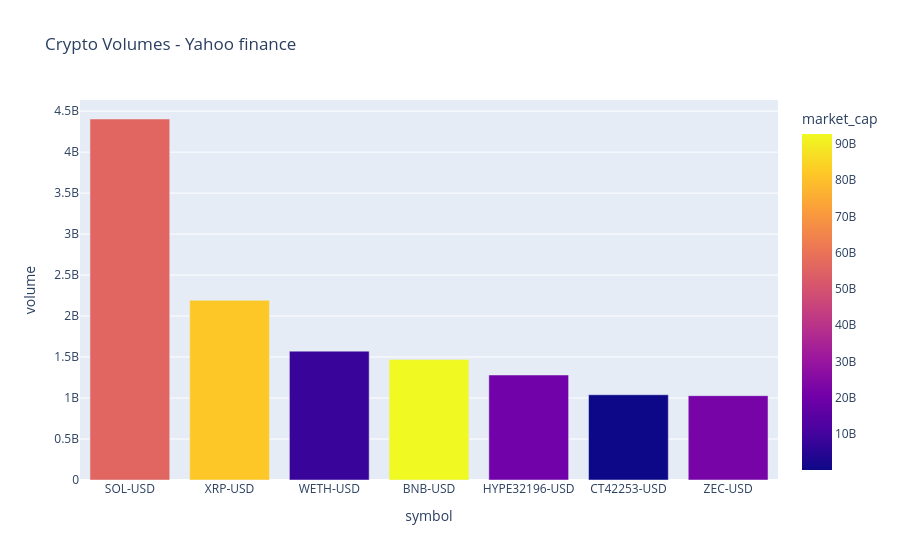

The cell this chart's notebook holds for it:
### Code cell
df = crypto_volumes()

save_crypto_volume(df)
plot_volume(df)

### Figure 1 — Plotly figure (JSON) as saved in the notebook; plotly's stock layout.template omitted (floating-point values rounded to 4 significant figures)
{"data": [{"customdata": [["Solana USD", -0.6, "55.746B"], ["XRP USD", -0.0, "81.893B"], ["WETH USD", 58.1, "8.024B"], ["BNB USD", -4.0, "92.774B"], ["Hyperliquid USD", -5.2, "20.483B"], ["Concrete USD", -0.0, "0.023768B"], ["Zcash USD", -31.9, "21.881B"]], "hovertemplate": "symbol=%{x}<br>volume=%{y}<br>name=%{customdata[0]}<br>price=%{customdata[1]}<br>market_capitalization=%{customdata[2]}<br>market_cap=%{marker.color}<extra></extra>", "legendgroup": "", "marker": {"color": [55750000000.0, 81890000000.0, 8024000000.0, 92770000000.0, 20480000000.0, 23770000.0, 21880000000.0], "coloraxis": "coloraxis", "pattern": {"shape": ""}}, "name": "", "orientation": "v", "showlegend": false, "textposition": "auto", "x": ["SOL-USD", "XRP-USD", "WETH-USD", "BNB-USD", "HYPE32196-USD", "CT42253-USD", "ZEC-USD"], "xaxis": "x", "y": [4404000000.0, 2192000000.0, 1572000000.0, 1469000000.0, 1281000000.0, 1040000000.0, 1029000000.0], "yaxis": "y", "type": "bar"}], "layout": {"xaxis": {"anchor": "y", "domain": [0.0, 1.0], "title": {"text": "symbol"}}, "yaxis": {"anchor": "x", "domain": [0.0, 1.0], "title": {"text": "volume"}}, "coloraxis": {"colorbar": {"title": {"text": "market_cap"}}, "colorscale": [[0.0, "#0d0887"], [0.1111, "#46039f"], [0.2222, "#7201a8"], [0.3333, "#9c179e"], [0.4444, "#bd3786"], [0.5556, "#d8576b"], [0.6667, "#ed7953"], [0.7778, "#fb9f3a"], [0.8889, "#fdca26"], [1.0, "#f0f921"]]}, "legend": {"tracegroupgap": 0}, "title": {"text": "Crypto Volumes - Yahoo finance"}, "barmode": "relative"}}
